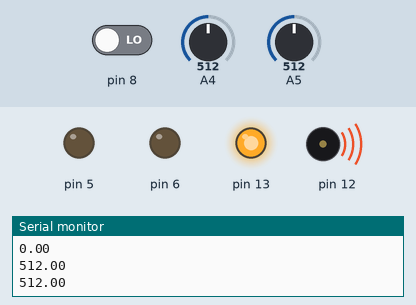
A sketch run on a simulated Arduino Uno, built with avr-gcc and run on an emulated ATmega328P. Parts: output pins drawn as LEDs (lit = HIGH), buzzer (waves = sounding), the last lines printed to the serial monitor. The inputs (shaded band) are chosen by the test bench; at power-on: pin 8 LOW, A5 = 512, A4 = 512.

Above: at 1.8 s.
1.9 s: pin 8 driven HIGH
At 2.7 s:
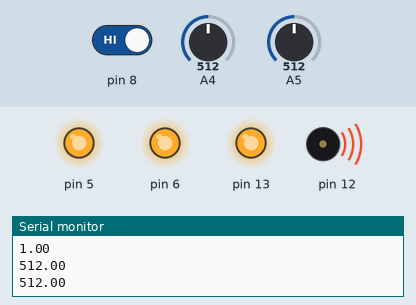
3.5 s: A5 set to 532
5.2 s: A5 set to 558
At 7.1 s:
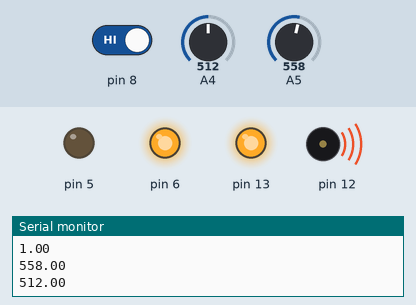
7.5 s: A5 set to 540
At 8.8 s:
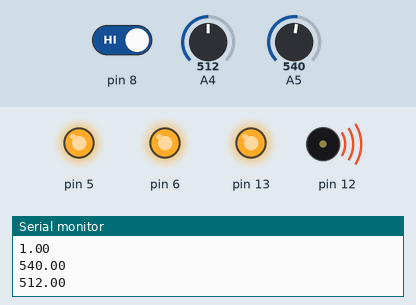
9.5 s: A4 set to 173
11.2 s: A4 set to 153
At 13.3 s:
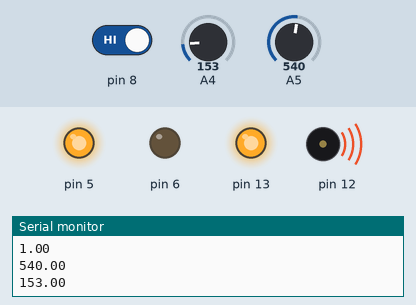
Timing chart, 0 to 14.5 s (numbered marks = the images above; inputs shaded):
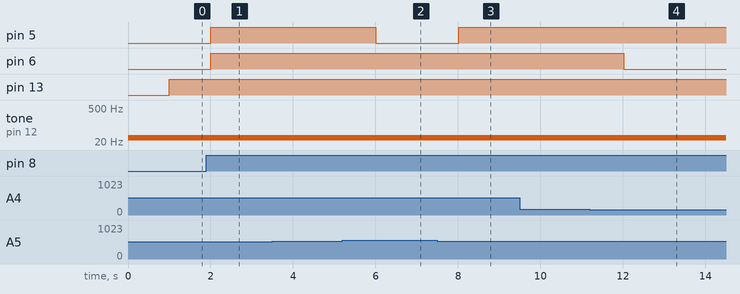

The sketch:

varalakshmisomasundaram1__3_.ino
```cpp
float x,y,z,temp;
void setup()
{
  pinMode(8, INPUT);
  pinMode(5, OUTPUT);
  pinMode(6, OUTPUT);
  pinMode(A5, INPUT);
  pinMode(A4, INPUT);
  pinMode(12, OUTPUT);
  pinMode(13, OUTPUT);
Serial.begin(9600);
}
void loop()
{
  x= digitalRead(8);
  y= analogRead(A5);
  z= analogRead(A4);
  Serial.println(x);
  Serial.println(y);
  Serial.println(z);
  temp = (double)z / 1024;
  temp = temp * 5;
  temp = temp - 0.5;
  temp = temp * 100;
  if ( (x>0) )
  {
    if ((y<550)&&(temp>30))
    {
      digitalWrite(5, HIGH);
      digitalWrite(6, HIGH);
    }
    else if((y<550)&&(temp<30))
    {
      digitalWrite(5, HIGH);
      digitalWrite(6, LOW);
    }
    else if((y>550)&&(temp>30))
    {
      digitalWrite(5, LOW);
      digitalWrite(6, HIGH);
    }
    else if((y>550)&&(temp<30))
    {
      digitalWrite(5, LOW);
      digitalWrite(6, LOW);
    }
  }
  else
  {
    digitalWrite(5, LOW);
    digitalWrite(6, LOW);
  }
  {
    tone(12,30);
    delay(1000);
  }
  {
    digitalWrite(13,HIGH);
    Serial.println("LED ON");
  }
}
```

Measured:
- the behaviour switches between 550 and 551 on A5 (found by bisection; images 1 and 2)
- the behaviour switches between 164 and 163 on A4 (found by bisection; images 3 and 4)
- after the input at 1.9 s, pin 5, pin 6: LOW → HIGH after 0.11 s
- after the input at 5.2 s, pin 5: HIGH → LOW after 0.81 s
- after the input at 7.5 s, pin 5: LOW → HIGH after 0.52 s
- after the input at 11.2 s, pin 6: HIGH → LOW after 0.82 s
